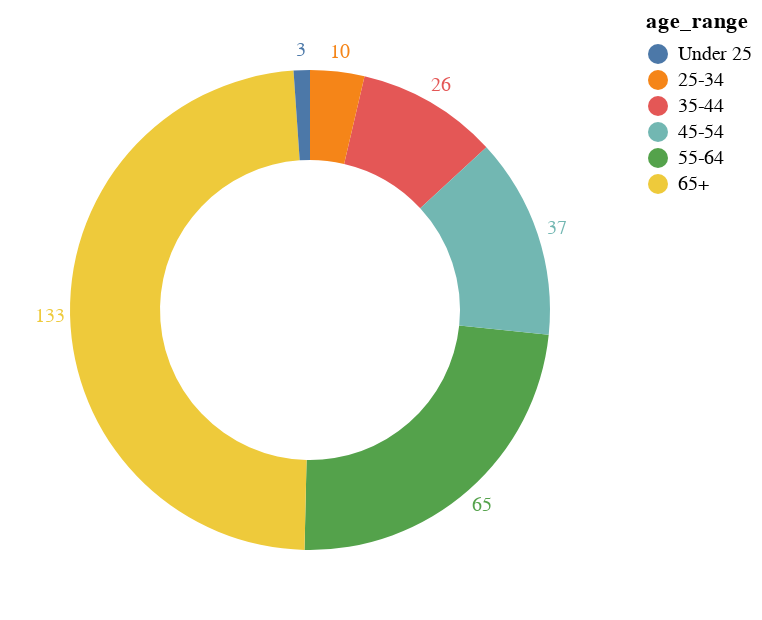

The cell this chart's notebook holds for it:
### Code cell
custom_order = ['Under 25', '25-34', '35-44', '45-54', '55-64', '65+' ]

base = alt.Chart(donor_survey_df).mark_arc(innerRadius=75).encode(
    alt.Theta("count()").stack(True),
    alt.Color("age_range:N", sort = custom_order ),
)

pie = base.mark_arc(innerRadius=75, outerRadius=120)


text = base.mark_text(radius=130, size=10).encode(text="count()")

pie + text

### Figure 1 — Vega-Lite specification as saved in the notebook (floating-point values rounded to 4 significant figures; data arrays with more than 128 entries replaced by an {"elided": "..."} marker saying what was removed)
{"config": {"view": {"continuousWidth": 300, "continuousHeight": 300}}, "layer": [{"mark": {"type": "arc", "innerRadius": 75, "outerRadius": 120}, "encoding": {"color": {"field": "age_range", "sort": ["Under 25", "25-34", "35-44", "45-54", "55-64", "65+"], "type": "nominal"}, "theta": {"aggregate": "count", "stack": true, "type": "quantitative"}}}, {"mark": {"type": "text", "radius": 130, "size": 10}, "encoding": {"color": {"field": "age_range", "sort": ["Under 25", "25-34", "35-44", "45-54", "55-64", "65+"], "type": "nominal"}, "text": {"aggregate": "count", "type": "quantitative"}, "theta": {"aggregate": "count", "stack": true, "type": "quantitative"}}}], "data": {"name": "data-f891ebca849b9a750f04baba39c01318"}, "$schema": "https://vega.github.io/schema/vega-lite/v5.20.1.json", "datasets": {"data-f891ebca849b9a750f04baba39c01318": {"elided": "274 records"}}}
